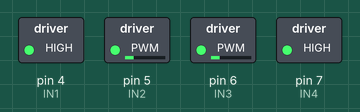
A sketch run on a simulated Arduino Uno, built with avr-gcc and run on an emulated ATmega328P. On the bench: switched loads named in the sketch (green lamp = pin HIGH).

Above: at 0.1 s.
Timing chart, 0 to 1.6 s (numbered marks = the images above):
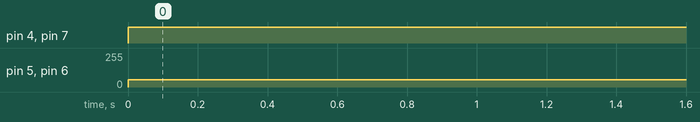

The sketch:

motor.ino
```cpp
#define MAX_PWM 255
#define MIN_PWM 0

const byte IN1 = 4;
const byte IN2 = 5;
const byte IN3 = 6;
const byte IN4 = 7;

void setup() {
  pinMode (IN1, OUTPUT);
  pinMode (IN2, OUTPUT);
  pinMode (IN3, OUTPUT);
  pinMode (IN4, OUTPUT);
}

void motorLeft(byte speed_pwm, bool x) {
  speed_pwm = constrain(speed_pwm, MIN_PWM, MAX_PWM);
  digitalWrite(IN4, x);
  analogWrite(IN3, abs(255*x - speed_pwm));
}

void motorRight(byte speed_pwm, bool x) {
  speed_pwm = constrain(speed_pwm, MIN_PWM, MAX_PWM);
  digitalWrite(IN1, x);
  analogWrite(IN2, abs(255*x - speed_pwm));
}

void loop() {
  motorLeft (200, 1);
  motorRight (200, 1);
}
```

Measured:
- by itself, pin 4 (IN1), pin 7 (IN4): LOW → HIGH at 0.00 s
- by itself, pin 5 (IN2), pin 6 (IN3): 0/255 → 55/255 at 0.00 s
